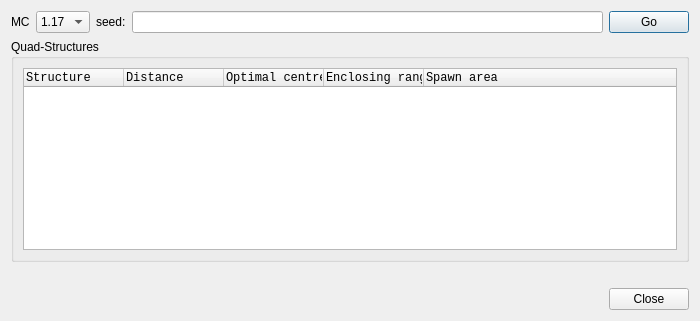
<?xml version="1.0" encoding="UTF-8"?>
<ui version="4.0">
 <class>QuadListDialog</class>
 <widget class="QDialog" name="QuadListDialog">
  <property name="geometry">
   <rect>
    <x>0</x>
    <y>0</y>
    <width>700</width>
    <height>321</height>
   </rect>
  </property>
  <property name="windowTitle">
   <string>Quad-Structure Scan</string>
  </property>
  <property name="windowIcon">
   <iconset resource="../icons.qrc">
    <normaloff>:/icons/quad.png</normaloff>:/icons/quad.png</iconset>
  </property>
  <layout class="QGridLayout" name="gridLayout">
   <item row="1" column="0">
    <widget class="QGroupBox" name="groupBox_3">
     <property name="title">
      <string>Quad-Structures</string>
     </property>
     <layout class="QGridLayout" name="gridLayout_8">
      <item row="0" column="0">
       <widget class="QTableWidget" name="listQuadStruct">
        <property name="font">
         <font>
          <family>Monospace</family>
         </font>
        </property>
        <property name="contextMenuPolicy">
         <enum>Qt::CustomContextMenu</enum>
        </property>
        <property name="editTriggers">
         <set>QAbstractItemView::NoEditTriggers</set>
        </property>
        <property name="selectionMode">
         <enum>QAbstractItemView::SingleSelection</enum>
        </property>
        <property name="selectionBehavior">
         <enum>QAbstractItemView::SelectRows</enum>
        </property>
        <property name="horizontalScrollMode">
         <enum>QAbstractItemView::ScrollPerPixel</enum>
        </property>
        <property name="sortingEnabled">
         <bool>true</bool>
        </property>
        <attribute name="horizontalHeaderHighlightSections">
         <bool>false</bool>
        </attribute>
        <attribute name="horizontalHeaderStretchLastSection">
         <bool>true</bool>
        </attribute>
        <column>
         <property name="text">
          <string>Structure</string>
         </property>
         <property name="textAlignment">
          <set>AlignLeft|AlignVCenter</set>
         </property>
        </column>
        <column>
         <property name="text">
          <string>Distance</string>
         </property>
         <property name="toolTip">
          <string>distance to origin</string>
         </property>
         <property name="textAlignment">
          <set>AlignLeft|AlignVCenter</set>
         </property>
        </column>
        <column>
         <property name="text">
          <string>Optimal centre</string>
         </property>
         <property name="toolTip">
          <string>optimal AFK location</string>
         </property>
         <property name="textAlignment">
          <set>AlignLeft|AlignVCenter</set>
         </property>
        </column>
        <column>
         <property name="text">
          <string>Enclosing range</string>
         </property>
         <property name="toolTip">
          <string>distance to furthest spawning space from optimal AFK position</string>
         </property>
         <property name="textAlignment">
          <set>AlignLeft|AlignVCenter</set>
         </property>
        </column>
        <column>
         <property name="text">
          <string>Spawn area</string>
         </property>
         <property name="toolTip">
          <string>horizontal area in a 128 block range</string>
         </property>
         <property name="textAlignment">
          <set>AlignLeft|AlignVCenter</set>
         </property>
        </column>
       </widget>
      </item>
     </layout>
    </widget>
   </item>
   <item row="2" column="0">
    <widget class="QLabel" name="labelMsg">
     <property name="text">
      <string/>
     </property>
    </widget>
   </item>
   <item row="0" column="0">
    <layout class="QGridLayout" name="gridMCSeed">
     <item row="0" column="2">
      <widget class="QLabel" name="labelSeed">
       <property name="toolTip">
        <string>Seed can be an integer or text. Leave empty for a random seed.</string>
       </property>
       <property name="text">
        <string>seed:</string>
       </property>
      </widget>
     </item>
     <item row="0" column="3">
      <widget class="QLineEdit" name="lineSeed">
       <property name="toolTip">
        <string>press enter to accept</string>
       </property>
      </widget>
     </item>
     <item row="0" column="0">
      <widget class="QLabel" name="labeMC">
       <property name="toolTip">
        <string>Minecraft version</string>
       </property>
       <property name="text">
        <string>MC</string>
       </property>
      </widget>
     </item>
     <item row="0" column="4">
      <widget class="QPushButton" name="buttonGo">
       <property name="text">
        <string>Go</string>
       </property>
      </widget>
     </item>
     <item row="0" column="1">
      <widget class="QComboBox" name="comboBoxMC">
       <property name="toolTip">
        <string>Minecraft version</string>
       </property>
       <property name="iconSize">
        <size>
         <width>0</width>
         <height>16</height>
        </size>
       </property>
       <item>
        <property name="text">
         <string>1.17</string>
        </property>
       </item>
       <item>
        <property name="text">
         <string>1.16</string>
        </property>
       </item>
       <item>
        <property name="text">
         <string>1.15</string>
        </property>
       </item>
       <item>
        <property name="text">
         <string>1.14</string>
        </property>
       </item>
       <item>
        <property name="text">
         <string>1.13</string>
        </property>
       </item>
       <item>
        <property name="text">
         <string>1.12</string>
        </property>
       </item>
       <item>
        <property name="text">
         <string>1.11</string>
        </property>
       </item>
       <item>
        <property name="text">
         <string>1.10</string>
        </property>
       </item>
       <item>
        <property name="text">
         <string>1.9</string>
        </property>
       </item>
       <item>
        <property name="text">
         <string>1.8</string>
        </property>
       </item>
       <item>
        <property name="text">
         <string>1.7</string>
        </property>
       </item>
       <item>
        <property name="text">
         <string>1.6</string>
        </property>
       </item>
      </widget>
     </item>
    </layout>
   </item>
   <item row="3" column="0" alignment="Qt::AlignRight">
    <widget class="QPushButton" name="buttonClose">
     <property name="text">
      <string>Close</string>
     </property>
     <property name="icon">
      <iconset theme="window-close">
       <normaloff/>
      </iconset>
     </property>
    </widget>
   </item>
  </layout>
 </widget>
 <resources>
  <include location="../icons.qrc"/>
 </resources>
 <connections/>
</ui>
